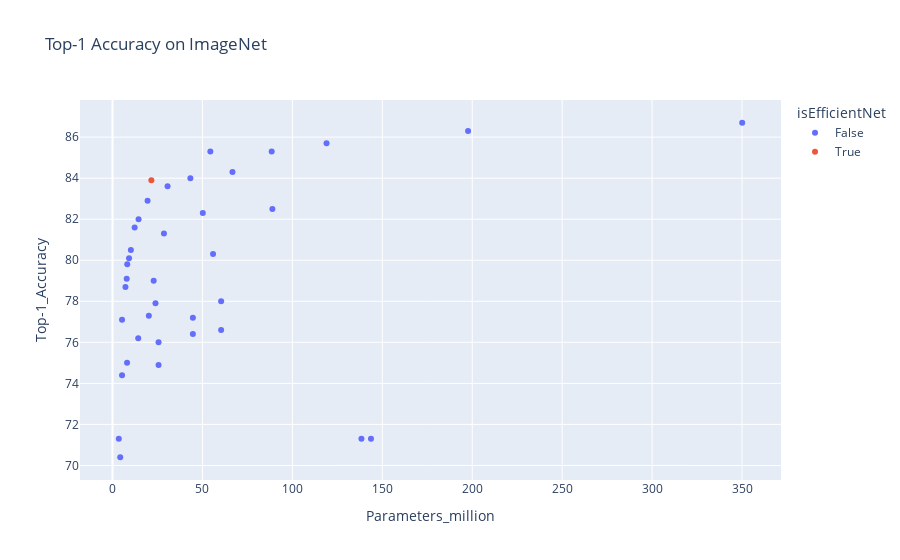

Source (notebook cell):
### Code cell
px.scatter(df, x='Parameters_million', y='Top-1_Accuracy',hover_name='Model', color='isEfficientNet', title='Top-1 Accuracy on ImageNet')

### Figure 1 — Plotly figure (JSON) as saved in the notebook; plotly's stock layout.template omitted (floating-point values rounded to 4 significant figures)
{"data": [{"hovertemplate": "<b>%{hovertext}</b><br><br>isEfficientNet=False<br>Parameters_million=%{x}<br>Top-1_Accuracy=%{y}<extra></extra>", "hovertext": ["Xception", "VGG16", "VGG19", "ResNet50", "ResNet101", "ResNet50V2", "ResNet101V2", "ResNet152", "ResNet152V2", "InceptionV3", "InceptionResNetV2", "MobileNet", "MobileNetV2", "DenseNet121", "DenseNet169", "DenseNet201", "NASNetMobile", "NASNetLarge", "EfficientNetB0", "EfficientNetB1", "EfficientNetB2", "EfficientNetB3", "EfficientNetB4", "EfficientNetB5", "EfficientNetB6", "EfficientNetB7", "EfficientNetV2B0", "fficientNetV2B1", "EfficientNetV2B2", "EfficientNetV2B3", "EfficientNetV2M", "EfficientNetV2L", "ConvNeXtTiny", "ConvNeXtSmall", "ConvNeXtBase", "ConvNeXtLarge", "ConvNeXtXLarge"], "legendgroup": "False", "marker": {"color": "#636efa", "symbol": "circle"}, "mode": "markers", "name": "False", "orientation": "v", "showlegend": true, "type": "scatter", "x": [22.9, 138.4, 143.7, 25.6, 44.7, 25.6, 44.7, 60.4, 60.4, 23.9, 55.9, 4.3, 3.5, 8.1, 14.3, 20.2, 5.3, 88.9, 5.3, 7.9, 9.2, 12.3, 19.5, 30.6, 43.3, 66.7, 7.2, 8.2, 10.2, 14.5, 54.4, 119, 28.6, 50.2, 88.5, 197.7, 350.1], "xaxis": "x", "y": [79, 71.3, 71.3, 74.9, 76.4, 76, 77.2, 76.6, 78, 77.9, 80.3, 70.4, 71.3, 75, 76.2, 77.3, 74.4, 82.5, 77.1, 79.1, 80.1, 81.6, 82.9, 83.6, 84, 84.3, 78.7, 79.8, 80.5, 82, 85.3, 85.7, 81.3, 82.3, 85.3, 86.3, 86.7], "yaxis": "y"}, {"hovertemplate": "<b>%{hovertext}</b><br><br>isEfficientNet=True<br>Parameters_million=%{x}<br>Top-1_Accuracy=%{y}<extra></extra>", "hovertext": ["EfficientNetV2S"], "legendgroup": "True", "marker": {"color": "#EF553B", "symbol": "circle"}, "mode": "markers", "name": "True", "orientation": "v", "showlegend": true, "type": "scatter", "x": [21.6], "xaxis": "x", "y": [83.9], "yaxis": "y"}], "layout": {"legend": {"title": {"text": "isEfficientNet"}, "tracegroupgap": 0}, "title": {"text": "Top-1 Accuracy on ImageNet"}, "xaxis": {"anchor": "y", "domain": [0, 1], "title": {"text": "Parameters_million"}}, "yaxis": {"anchor": "x", "domain": [0, 1], "title": {"text": "Top-1_Accuracy"}}}}
